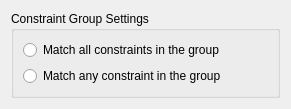
<?xml version="1.0" encoding="UTF-8"?>
<ui version="4.0">
 <author>Soren Harward &lt;stharward@gmail.com&gt;</author>
 <class>ConstraintGroupEditWidget</class>
 <widget class="QWidget" name="ConstraintGroupEditWidget">
  <property name="geometry">
   <rect>
    <x>0</x>
    <y>0</y>
    <width>291</width>
    <height>106</height>
   </rect>
  </property>
  <property name="windowTitle">
   <string comment="KDE::DoNotExtract">Form</string>
  </property>
  <property name="whatsThis">
   <string>An editor for Constraint Groups.  You can set the group type to &quot;match all&quot; or &quot;match any&quot;.  When the group type is set to &quot;match all&quot;, the Generator will try to have the playlist match all the constraints within the group.  When the group type is set to &quot;match any&quot;, the Generator will try to have the playlist match any of the constraints within the group.</string>
  </property>
  <layout class="QHBoxLayout" name="horizontalLayout">
   <item>
    <widget class="QGroupBox" name="groupBox">
     <property name="title">
      <string>Constraint Group Settings</string>
     </property>
     <layout class="QVBoxLayout" name="verticalLayout_2">
      <item>
       <layout class="QVBoxLayout" name="verticalLayout">
        <item>
         <widget class="QRadioButton" name="radioButton_MatchAll">
          <property name="whatsThis">
           <string>The APG will consider the constraint group satisfied only if all of the constraints within the group are satisfied.  This is analogous to a logical AND: &quot;the tracks should match properties A, B, and C&quot;.</string>
          </property>
          <property name="text">
           <string>Match all constraints in the group</string>
          </property>
         </widget>
        </item>
        <item>
         <widget class="QRadioButton" name="radioButton_MatchAny">
          <property name="whatsThis">
           <string>The APG will consider the constraint group satisfied if any one of the constraints within it is satisfied.  This is analogous to a logical OR: &quot;the tracks should match properties A, B, or C&quot;.</string>
          </property>
          <property name="text">
           <string>Match any constraint in the group</string>
          </property>
         </widget>
        </item>
        <item>
         <spacer name="verticalSpacer">
          <property name="orientation">
           <enum>Qt::Vertical</enum>
          </property>
          <property name="sizeHint" stdset="0">
           <size>
            <width>20</width>
            <height>40</height>
           </size>
          </property>
         </spacer>
        </item>
       </layout>
      </item>
     </layout>
    </widget>
   </item>
  </layout>
 </widget>
 <resources/>
 <connections/>
</ui>
